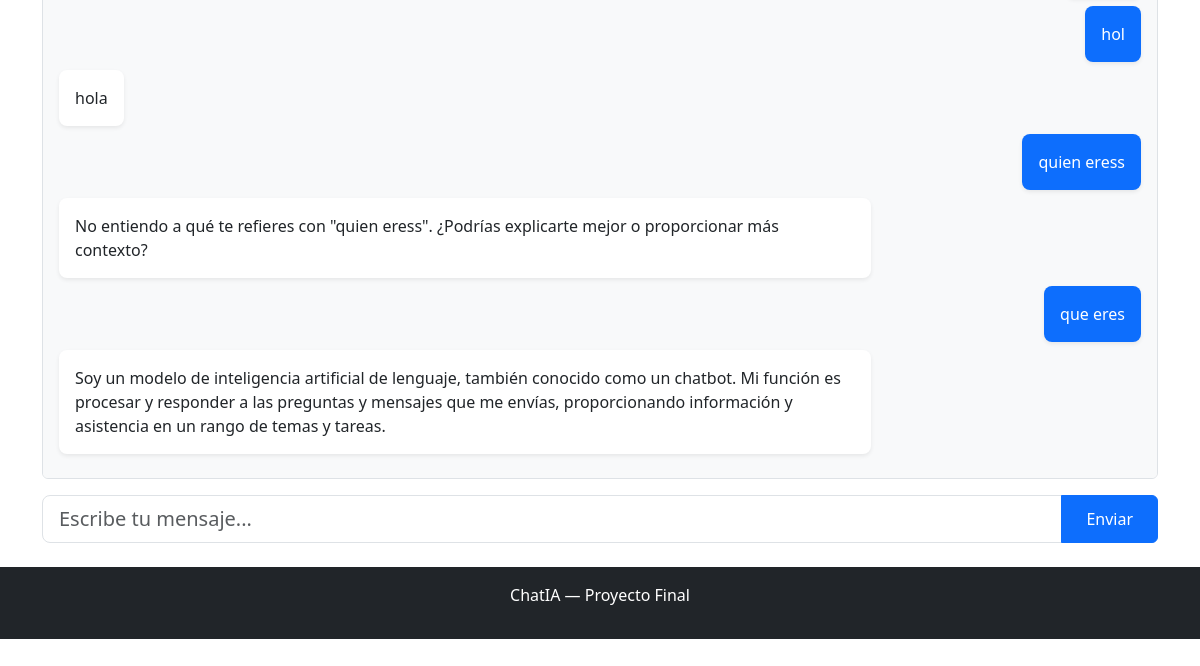
The app's page /chat/2/ (signed in, lower part), older data.
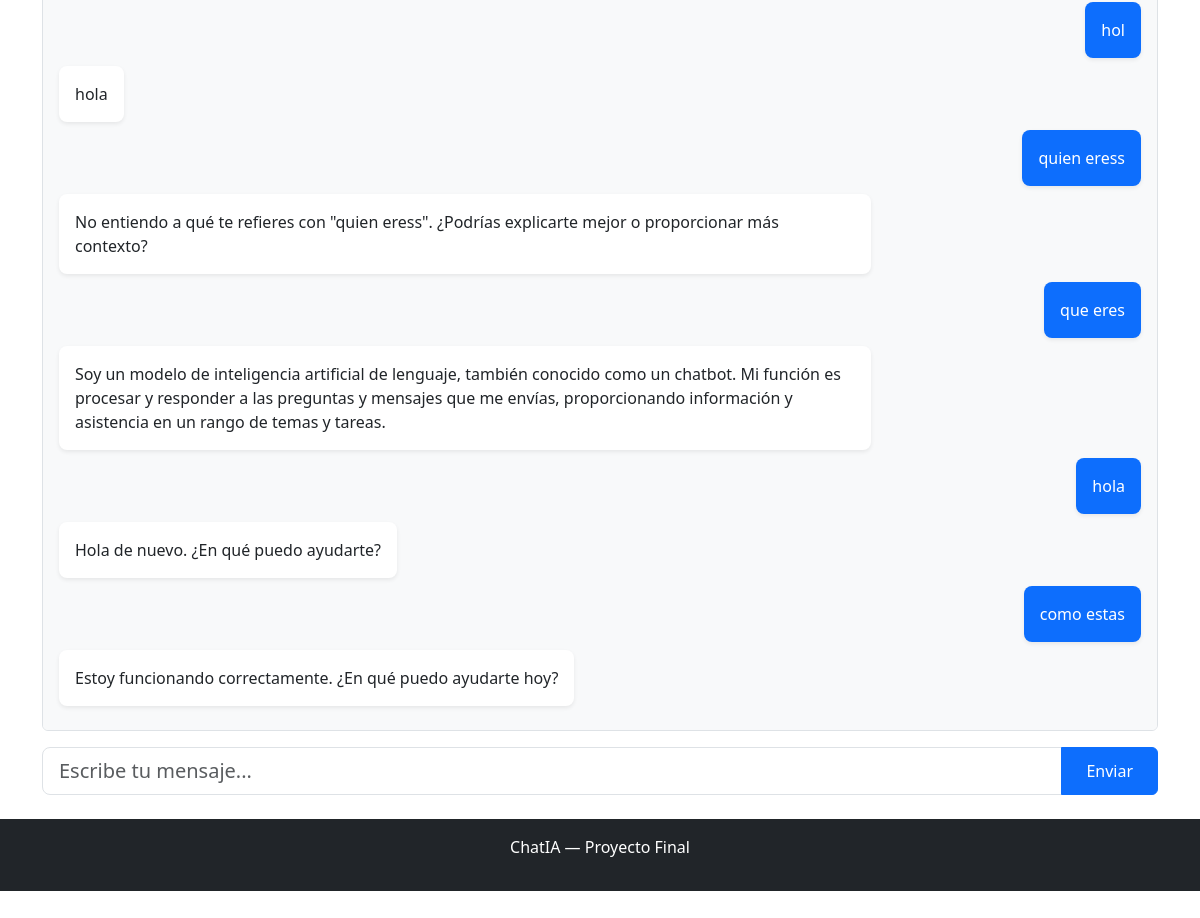
The same page, newer data.
### chat/models.py (models this page shows, shortened)
class Mensaje(models.Model):
    ROL_CHOIZES = [
        ('User', 'Usuario'),
        ('assistant', 'Asistente'),
    ]
    conversacion = models.ForeignKey(Conversacion, on_delete=models.CASCADE)
    rol = models.CharField(max_length=20, choices=ROL_CHOIZES)
    contenido = models.TextField()
    creado = models.DateTimeField(auto_now_add=True)

### chat/views.py (the view, shortened to what this page needs)
# urls.py: path('chat/<int:id>/',views.chat_detalle,name='chat_detalle')
@login_required
def chat_detalle(request,id):
    conv = get_object_or_404(Conversacion,id=id,usuario=request.user)
    mensaje = conv.mensaje_set.order_by('creado')
    return render(request,"chat/chat_detalle.html",{
            'conv':conv,
            'mensaje':mensaje})

### chat/templates/chat/chat_detalle.html (shortened to what this page needs)
{% extends "chat/base.html" %}
{% block content %}
<div class="d-flex flex-column" style="height: 75vh;">
    <div id="mensajes" class="flex-grow-1 overflow-auto mb-3 p-3 rounded"
         style="background:#f8f9fa; border: 1px solid #dee2e6;">
        {% if mensaje %}
            {% for msg in mensaje %}
                <div class="d-flex {% if msg.rol == 'User' %}justify-content-end{% else %}justify-content-start{% endif %} mb-2">
                    <div class="p-3 rounded-3 shadow-sm"
                         style="max-width:75%;
                                background: {% if msg.rol == 'User' %}#0d6efd{% else %}#ffffff{% endif %};
                                color: {% if msg.rol == 'User' %}#ffffff{% else %}#212529{% endif %};">
                        {{ msg.contenido }}
                    </div>
                </div>
            {% endfor %}
        {% else %}
            <p class="text-center text-muted mt-5">Escribe el primer mensaje.</p>
        {% endif %}
    </div>
<form hx-post="/chat/{{ conv.id }}/"
      hx-target="#mensajes"
      hx-swap="innerHTML"
      hx-on="htmx:afterRequest: this.reset()">
    <div class="input-group">
        <input type="text" name="mensaje" class="form-control form-control-lg"
               placeholder="Escribe tu mensaje..." autocomplete="off">
        <button class="btn btn-primary px-4" type="submit">Enviar</button>
    </div>
</form>
</div>
{% endblock %}

Row changes from the older to the newer data that the page shows:
added Mensaje: contenido "hola", rol "User" (drawn)
added Mensaje: contenido "Hola de nuevo. ¿En qué puedo ayudarte?", rol "assistant" (drawn)
added Mensaje: contenido "como estas", rol "User" (drawn)
added Mensaje: contenido "Estoy funcionando correctamente. ¿En qué puedo ayudarte hoy?", rol "assistant" (drawn)
